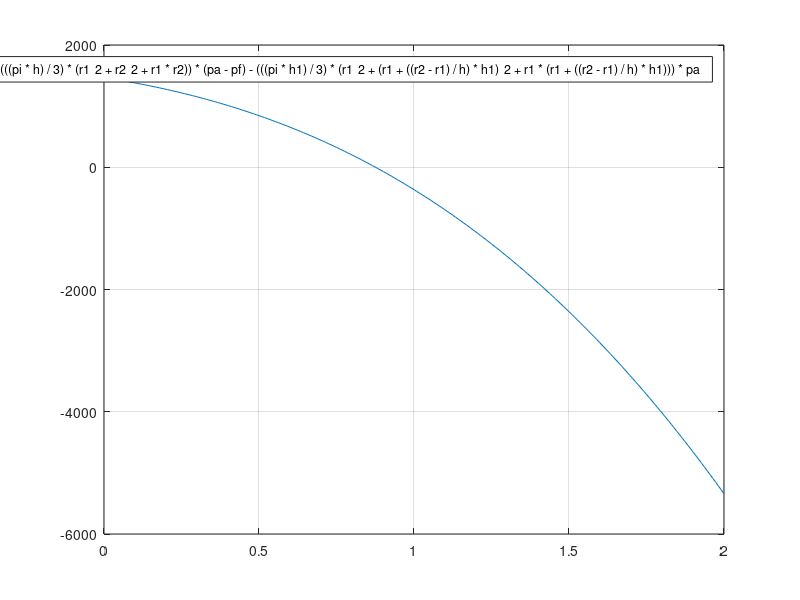

The MATLAB script that drew this image: (Note: this script raises an error after producing the figure.)
%Problema del libro cono sumergido
r1 = 0.5;
r2 = 1;
h = 1;
pf = 200;
pa = 1000;
f = @(h1) (((pi*h)/3)*(r1^2+r2^2+r1*r2))*(pa-pf)-(((pi*h1)/3)*(r1^2+(r1+((r2-r1)/h)*h1)^2+r1*(r1+((r2-r1)/h)*h1)))*pa;
int = [0,2*r2];

fplot(f, int);
grid on;

biseccion(f,0.8,1)